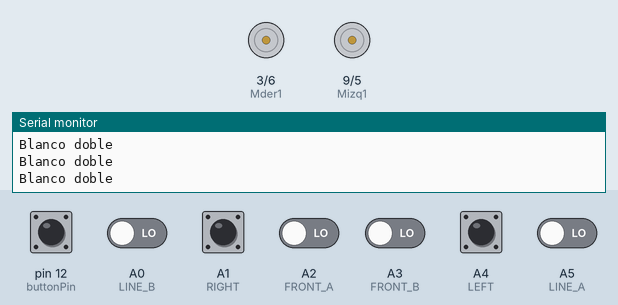
Recording of a sketch running on a simulated Arduino Uno, built with avr-gcc and run on an emulated ATmega328P. Shown: motor-driver pin pairs drawn as motors (green arrow = first pin HIGH = forward, orange = second pin HIGH = backward, longer = more drive), the last lines printed to the serial monitor. Wiring (inferred from the names in the program): IR receiver: data pin 2. The test bench sets the inputs (shaded band); at power-on: A0 (LINE_B), A1 (RIGHT), A2 (FRONT_A), A3 (FRONT_B), A4 (LEFT), A5 (LINE_A), pin 12 (buttonPin) LOW.

Above: at 1.2 s.
1.3 s: A5 (LINE_A) driven HIGH
At 1.46 s:
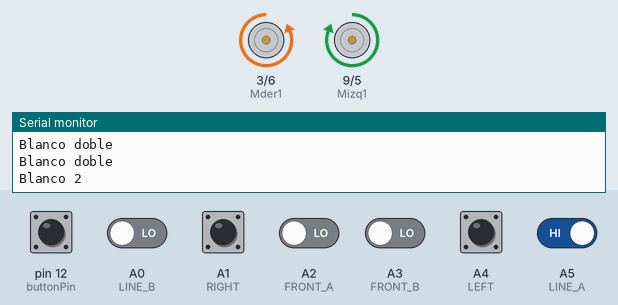
4.3 s: A0 (LINE_B) driven HIGH
6.5 s: A2 (FRONT_A) driven HIGH
At 7.6 s:
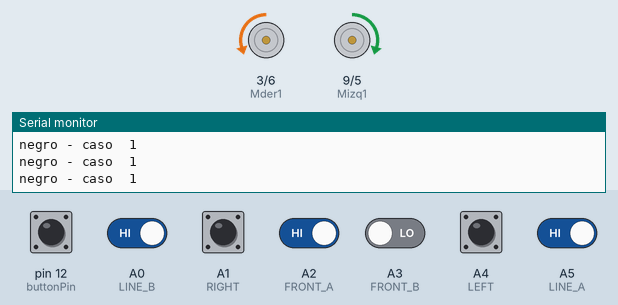
9.5 s: A1 (RIGHT) pulled HIGH for 1 s
At 11.3 s:
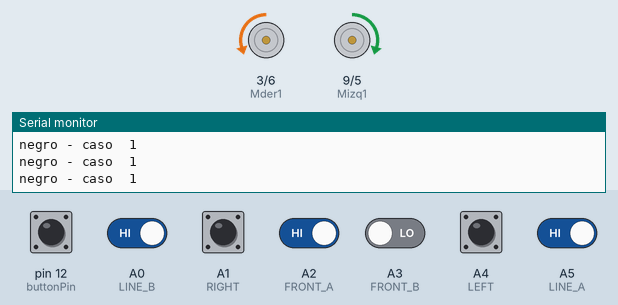
12.0 s: A3 (FRONT_B) driven HIGH
At 12.16 s:
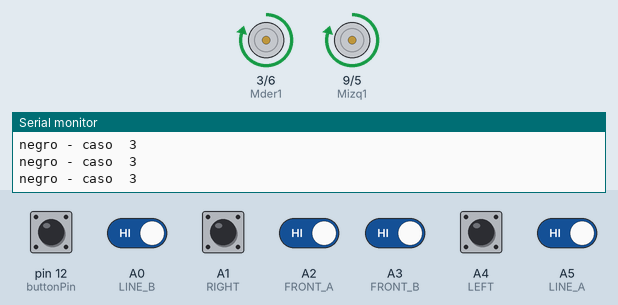
15.0 s: A2 (FRONT_A) driven LOW
Timing chart, 0 to 19.0 s (numbered marks = the images above; inputs shaded):
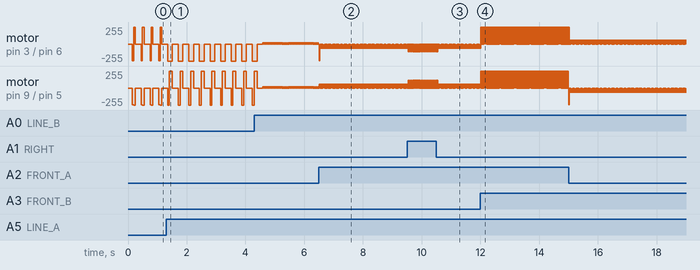

Measured:
- after the input at 6.5 s, motor on pin 9 (Mizq1) / pin 5 (Mizq2): alternates forward 60/255 for 0.02 s and stopped for 0.01 s, starting at once
- by itself, motor on pin 3 (Mder1) / pin 6 (Mder2): repeats every 0.03 s: stopped 0.01 s, forward 60/255 0.02 s
- by itself, motor on pin 9 (Mizq1) / pin 5 (Mizq2): repeats every 0.36 s: forward 255/255 0.10 s, stopped 0.20 s, backward 255/255 0.06 s

The sketch:

miniminiguerra.ino
```cpp
#include <Arduino.h>


#define LINE_A A5  // IZQUIERDO A
#define LINE_B A0  // DERECHO A0
#define RIGHT A1   // a1
#define FRONT_A A2 // ENFRENTE DERECHP2
#define FRONT_B A3 // ENFRENTE IZQUIERDO1 a3v
#define LEFT A4
// #define SERVO 3 // servo izquierda
// #define Servo 10  //servo derecha si fu nciona bien
#define Mder1 3 // motor1 derechawbn1
#define Mder2 6 // MOTOR 1 IZQUIERDA bni
#define Mizq1 9
#define Mizq2 5
const int buttonPin = 12; // the number of the pushbutton pinc      4

#define REMOTE 2 // 12

int initial = 0;     // hold current  initial
int oldstate = 0;    // hold last  initial
int buttonstate = 0; // variable for reading the pushbutton status

int sensorState;
int lineState;


void setup()
{

  pinMode(LINE_A, INPUT);
  pinMode(LINE_B, INPUT);
  pinMode(RIGHT, INPUT);
  pinMode(LEFT, INPUT);
  pinMode(FRONT_A, INPUT);
  pinMode(FRONT_B, INPUT);
  pinMode(Mizq1, OUTPUT);
  pinMode(Mizq2, OUTPUT);
  pinMode(Mder1, OUTPUT);
  pinMode(Mder2, OUTPUT);
  pinMode(REMOTE, INPUT);
  pinMode(buttonPin, INPUT); // initialize the pushbutton pin as an input:


  Serial.begin(9600);
}
// --------------- Funciones de sensores --------------- .

int sensorValue()
{
  int sens1 = digitalRead(FRONT_A) * 1; // enfrente derecho
  int sens2 = digitalRead(FRONT_B) * 2;
  int sens3 = digitalRead(RIGHT) * 4;
  int sens4 = digitalRead(LEFT) * 8;
  int total = sens1 + sens2 + sens3 + sens4;
  return total;
}

int lineValue()
{
  int line1 = digitalRead(LINE_A) * 2;  // izquierdo
  int line2 = digitalRead(LINE_B) * 1; // derecho
  int total = line1 + line2;
  return total;
}

// --------------- Funciones de motores --------------- .

void adelante(int potenciaDerecha, int potenciaIzquierda)
{
  // las potencias pueden tener un valor entre 1 y 255

  analogWrite(Mder1, potenciaDerecha);
  digitalWrite(Mder2, LOW);
  analogWrite(Mizq1, potenciaIzquierda);
  digitalWrite(Mizq2, LOW);
}
void atras(int potenciaDerecha, int potenciaIzquierda)
{
  // las potencias pueden tener un valor entre 1 y 255
  analogWrite(Mder2, potenciaDerecha);

  analogWrite(Mizq2, potenciaIzquierda);
}
void paro()
{
  digitalWrite(Mder1, LOW);
  digitalWrite(Mder2, LOW);
  digitalWrite(Mizq1, LOW);
  digitalWrite(Mizq2, LOW);
}

void izquierda(int potenciaDerecha, int potenciaIzquierda)
{
  // las potencias pueden tener un valor entre 1 y 255

  analogWrite(Mder1, potenciaDerecha);

  digitalWrite(Mder2, LOW);
  digitalWrite(Mizq1, LOW);

  analogWrite(Mizq2, potenciaIzquierda);
}

void derecha(int potenciaDerecha, int potenciaIzquierda)
{
  // las potencias pueden tener un valor entre 1 y 255

  digitalWrite(Mder1, LOW);
  analogWrite(Mder2, potenciaDerecha);

  analogWrite(Mizq1, potenciaIzquierda);

  digitalWrite(Mizq2, LOW);
}

void batallanaval()
{
  Serial.println(digitalRead(REMOTE));
  while (digitalRead(REMOTE) == 1) // mientras esta activo el arrancador poner la bandera a 20 grados y ejecutar battle
  {

    sensorState = sensorValue();
    lineState = lineValue();

    switch (lineState)

    {
    case 3:
      Serial.print("negro - ");

      switch (sensorState)
      {

      case 1: // DETECTA SENSOR ENFRENTE DERECHA.
        Serial.println("caso  1");
        derecha(60, 60); // gira con muy poca potencia a la derecha
        delay(20);
        paro();
        delay(10);

        break;

      case 2: // DETECTA SENSOR ENFRENTE IZQUIERDA.
        Serial.println("caso 2 ");
        izquierda(60, 60);
        delay(20); // gira con poca potencia a la izquierda
        paro();
        delay(10);

        break;

      case 3: // DETECTA DOBLE SENSOR ENFRENTE.
        Serial.println("caso  3");

        //            digitalWrite(led3,HIGH);
        adelante(250, 250);
        delay(20); // gira con poca potencia a la izquierda
        paro();
        delay(10);

        //                                 digitalWrite(led3,LOW);
        delay(5);

        break;

      case 4: // DETECTA SOLO SENSOR DERECHO.
        Serial.println("caso  4");
        // digitalWrite(led,HIGH);
        delay(5);
        derecha(110, 110); // vueltas derecha contra banderas
        delay(20);
        paro();
        delay(10);

        //        digitalWrite(led,LOW);
        delay(5);
        break;

      case 5: // DETECTA ENFRENTE DERECHA Y DERECHA.
        Serial.println("caso  5");
        //                  digitalWrite(led3,HIGH);
        delay(5);
        //          digitalWrite(led,HIGH);
        delay(5);

        derecha(115, 115); // vueltas derecha contra banderas
        delay(20);
        paro();
        delay(10);

        //                 digitalWrite(led3,LOW);
        delay(5);
        //           digitalWrite(led,LOW);
        delay(5);

        break;

      case 8: // DETECTA SOLO SENSOR IZQUIERDO
        Serial.println("caso  8");

        //     digitalWrite(led2,HIGH);
        delay(5);

        izquierda(120, 120); // gira casi full a la izquierda
        delay(20);
        paro();
        delay(10);

        //  digitalWrite(led2,LOW);
        delay(5);

        break;

      case 10: // DETECTA ENFRENTE IZQUIERDA E IZQUIERDA.
        Serial.println("caso  10");
        //                             digitalWrite(led3,HIGH);
        delay(5);
        //                digitalWrite(led2,HIGH);
        delay(5);
        izquierda(110, 110); // gira con poca potencia a la izquierda
        delay(20);
        paro();
        delay(10);

        //                                digitalWrite(led3,LOW);
        delay(5);
        //                      digitalWrite(led2,LOW);
        delay(5);
        break;

      case 15: // DETECTAN TODOS, 1vs10000 kmara qleros, manos les van a faltar para pelarme la verga.
        Serial.println("caso Todos");
        derecha(130, 130); // torbellino mortal a la derecha, impactrueno.
        delay(50);

        break;

      case 11: // 3 sensores izquierda
        Serial.println("caso 11");
        izquierda(115, 115); // vueltas izquierda contra banderas
        delay(20);
        paro();
        delay(10);

        break;

      case 7: // 3 sensores derecha
        Serial.println("caso 12");
        derecha(115, 115); // vueltas derecha contra banderas
        delay(20);
        paro();
        delay(10);

        break;

      default:
        Serial.println("no detecta nada"); // NO DETECTA yyyyyyyy numero izquierda motor izquierda

        adelante(22, 21); // valor derecha es motor izquierdo
        delay(30);
        paro();
        delay(20);

        break;
      }
      break;

    case 1:
      Serial.println("Blanco 1");
      atras(255, 255);
      delay(60);
      paro();
      izquierda(255, 255);
      delay(100);
      paro();
      delay(200);

      break;

    case 2:
      Serial.println("Blanco 2");
      atras(255, 255);
      delay(60);
      paro();
      derecha(255, 255);
      delay(100);
      paro();
      delay(200);

      break;

    case 0:
      Serial.println("Blanco doble");
      atras(250, 250);
      delay(40);
      izquierda(255, 255);
      delay(60);
      paro();
      delay(200);

      break;

    default:
      Serial.println("Line default");

      break;
    }
  }
  if (digitalRead(REMOTE) == LOW)
    paro();
}
void CurveLeft()
{
  while (digitalRead(REMOTE) == 1)
  {

    adelante(255, 25);
    delay(800);
    paro();
    delay(50);
    batallanaval();
  }
}

void CurveRight()
{
  if (digitalRead(REMOTE) == 1)
  {

    adelante(40, 255);
    delay(800);
    paro();
    batallanaval();
  }
}

void Rocket()
{
  if (digitalRead(REMOTE) == 1)
  {

    adelante(255, 255);
    delay(130);
    paro();
    batallanaval();
  }
}

void RocketDerecha()
{
  if (digitalRead(REMOTE) == 1)
  {
    ;
    adelante(255, 255);
    delay(400);
    paro();
    izquierda(200, 200);
    delay(180);
    paro();
    batallanaval();
  }
}

void loop()
{


  buttonstate = digitalRead(buttonPin); // state the  initial of button
  if (buttonstate == HIGH)
  { // check if it has been pressed
    delay(150);
    buttonstate = digitalRead(buttonPin); // state button again
    if (buttonstate == LOW)
    {                         // if it is 0 considered one press
      initial = oldstate + 1; // increase  initial by 1
      if (initial > 4)
      {
        oldstate = 0;
      }
    }
  }
  else
  { // check if it has been NOT pressed
    delay(150);
  }
  switch (initial)
  {       // react to button press a  initial
  case 1: // if  initial is 1

     Serial.println("rocket");
    Rocket();
    oldstate = initial; // set oldstate  initial as current  initial
    break;
  case 2:
    Serial.println("curveright");
    CurveRight();
    oldstate = initial;
    break;

  case 3:
    Serial.println("curveleft");
    CurveLeft();
    oldstate = initial;
    break;
  case 4: // if  initial is not 1 2 3
    Serial.println("batalla naval");

    RocketDerecha();
    oldstate = initial; // reset to all off/initial 0
    break;

  default:
    Serial.println("defaul case 0");

    batallanaval();
    oldstate = 0;
    break;
  }
}
```
